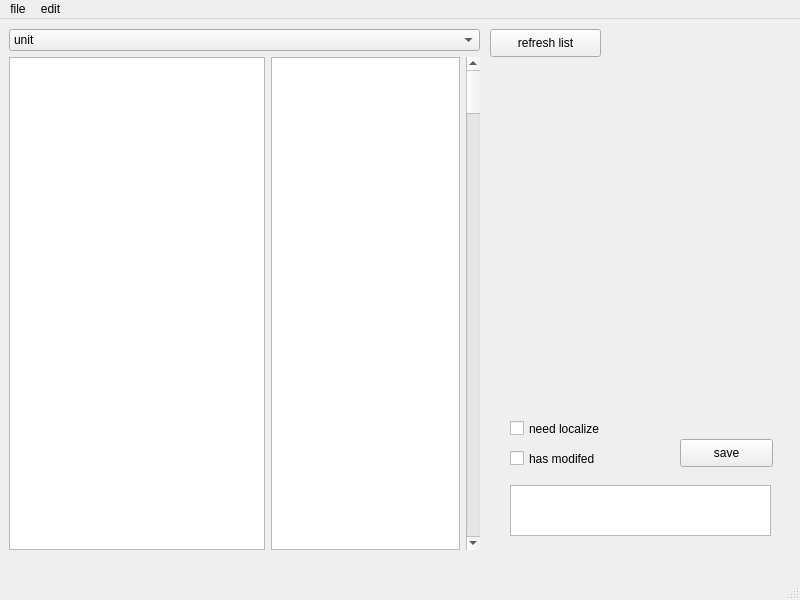
<?xml version="1.0" encoding="UTF-8"?>
<ui version="4.0">
 <class>MainWindow</class>
 <widget class="QMainWindow" name="MainWindow">
  <property name="geometry">
   <rect>
    <x>0</x>
    <y>0</y>
    <width>800</width>
    <height>600</height>
   </rect>
  </property>
  <property name="windowTitle">
   <string>MainWindow</string>
  </property>
  <widget class="QWidget" name="centralwidget">
   <widget class="QPushButton" name="refresh">
    <property name="geometry">
     <rect>
      <x>490</x>
      <y>10</y>
      <width>111</width>
      <height>28</height>
     </rect>
    </property>
    <property name="text">
     <string>refresh list</string>
    </property>
   </widget>
   <widget class="QWidget" name="verticalLayoutWidget">
    <property name="geometry">
     <rect>
      <x>9</x>
      <y>10</y>
      <width>471</width>
      <height>521</height>
     </rect>
    </property>
    <layout class="QVBoxLayout" name="verticalLayout">
     <item>
      <widget class="QComboBox" name="unit_type">
       <item>
        <property name="text">
         <string>unit</string>
        </property>
       </item>
       <item>
        <property name="text">
         <string>breed</string>
        </property>
       </item>
       <item>
        <property name="text">
         <string>weapon</string>
        </property>
       </item>
       <item>
        <property name="text">
         <string>stuff</string>
        </property>
       </item>
      </widget>
     </item>
     <item>
      <layout class="QHBoxLayout" name="horizontalLayout" stretch="0,1,0">
       <property name="spacing">
        <number>6</number>
       </property>
       <item>
        <widget class="QTreeView" name="unit_tree">
         <property name="baseSize">
          <size>
           <width>0</width>
           <height>0</height>
          </size>
         </property>
         <property name="verticalScrollBarPolicy">
          <enum>Qt::ScrollBarAsNeeded</enum>
         </property>
         <property name="horizontalScrollBarPolicy">
          <enum>Qt::ScrollBarAsNeeded</enum>
         </property>
         <property name="autoScroll">
          <bool>false</bool>
         </property>
        </widget>
       </item>
       <item>
        <widget class="QListView" name="unit_hasdone">
         <property name="enabled">
          <bool>true</bool>
         </property>
         <property name="autoScroll">
          <bool>false</bool>
         </property>
        </widget>
       </item>
       <item>
        <widget class="QScrollBar" name="verticalScrollBar">
         <property name="orientation">
          <enum>Qt::Vertical</enum>
         </property>
        </widget>
       </item>
      </layout>
     </item>
    </layout>
   </widget>
   <widget class="QTextEdit" name="edit_unit">
    <property name="geometry">
     <rect>
      <x>510</x>
      <y>466</y>
      <width>261</width>
      <height>51</height>
     </rect>
    </property>
   </widget>
   <widget class="QPushButton" name="save_unit">
    <property name="geometry">
     <rect>
      <x>680</x>
      <y>420</y>
      <width>93</width>
      <height>28</height>
     </rect>
    </property>
    <property name="text">
     <string>save</string>
    </property>
   </widget>
   <widget class="QCheckBox" name="check_is_modifed">
    <property name="geometry">
     <rect>
      <x>510</x>
      <y>430</y>
      <width>121</width>
      <height>19</height>
     </rect>
    </property>
    <property name="text">
     <string>has modifed</string>
    </property>
    <property name="tristate">
     <bool>false</bool>
    </property>
   </widget>
   <widget class="QCheckBox" name="check_is_need_localize">
    <property name="enabled">
     <bool>true</bool>
    </property>
    <property name="geometry">
     <rect>
      <x>510</x>
      <y>400</y>
      <width>151</width>
      <height>19</height>
     </rect>
    </property>
    <property name="mouseTracking">
     <bool>true</bool>
    </property>
    <property name="acceptDrops">
     <bool>false</bool>
    </property>
    <property name="text">
     <string>need localize</string>
    </property>
    <property name="tristate">
     <bool>false</bool>
    </property>
   </widget>
  </widget>
  <widget class="QMenuBar" name="menubar">
   <property name="geometry">
    <rect>
     <x>0</x>
     <y>0</y>
     <width>800</width>
     <height>26</height>
    </rect>
   </property>
   <widget class="QMenu" name="menuedit">
    <property name="title">
     <string>edit</string>
    </property>
    <addaction name="actionsettings"/>
   </widget>
   <widget class="QMenu" name="menufile">
    <property name="title">
     <string>file</string>
    </property>
    <addaction name="actionsave"/>
    <addaction name="actionredo"/>
    <addaction name="actionexit"/>
   </widget>
   <addaction name="menufile"/>
   <addaction name="menuedit"/>
  </widget>
  <widget class="QStatusBar" name="statusbar"/>
  <action name="actionsettings">
   <property name="text">
    <string>settings</string>
   </property>
  </action>
  <action name="actionsave">
   <property name="text">
    <string>save current type</string>
   </property>
   <property name="shortcut">
    <string>Ctrl+S</string>
   </property>
  </action>
  <action name="actionredo">
   <property name="text">
    <string>redo</string>
   </property>
  </action>
  <action name="actionexit">
   <property name="text">
    <string>exit</string>
   </property>
  </action>
 </widget>
 <resources/>
 <connections>
  <connection>
   <sender>actionexit</sender>
   <signal>triggered()</signal>
   <receiver>MainWindow</receiver>
   <slot>close()</slot>
   <hints>
    <hint type="sourcelabel">
     <x>-1</x>
     <y>-1</y>
    </hint>
    <hint type="destinationlabel">
     <x>399</x>
     <y>299</y>
    </hint>
   </hints>
  </connection>
  <connection>
   <sender>actionsettings</sender>
   <signal>triggered()</signal>
   <receiver>MainWindow</receiver>
   <slot>open_setting()</slot>
   <hints>
    <hint type="sourcelabel">
     <x>-1</x>
     <y>-1</y>
    </hint>
    <hint type="destinationlabel">
     <x>399</x>
     <y>299</y>
    </hint>
   </hints>
  </connection>
  <connection>
   <sender>refresh</sender>
   <signal>clicked()</signal>
   <receiver>MainWindow</receiver>
   <slot>read_unit()</slot>
   <hints>
    <hint type="sourcelabel">
     <x>646</x>
     <y>79</y>
    </hint>
    <hint type="destinationlabel">
     <x>399</x>
     <y>299</y>
    </hint>
   </hints>
  </connection>
  <connection>
   <sender>unit_type</sender>
   <signal>activated(QString)</signal>
   <receiver>MainWindow</receiver>
   <slot>change_show_box(QString)</slot>
   <hints>
    <hint type="sourcelabel">
     <x>244</x>
     <y>47</y>
    </hint>
    <hint type="destinationlabel">
     <x>399</x>
     <y>299</y>
    </hint>
   </hints>
  </connection>
  <connection>
   <sender>verticalScrollBar</sender>
   <signal>sliderMoved(int)</signal>
   <receiver>MainWindow</receiver>
   <slot>scrollbar_move(int)</slot>
   <hints>
    <hint type="sourcelabel">
     <x>467</x>
     <y>309</y>
    </hint>
    <hint type="destinationlabel">
     <x>399</x>
     <y>299</y>
    </hint>
   </hints>
  </connection>
  <connection>
   <sender>save_unit</sender>
   <signal>clicked()</signal>
   <receiver>MainWindow</receiver>
   <slot>save_cur_unit()</slot>
   <hints>
    <hint type="sourcelabel">
     <x>726</x>
     <y>459</y>
    </hint>
    <hint type="destinationlabel">
     <x>399</x>
     <y>299</y>
    </hint>
   </hints>
  </connection>
  <connection>
   <sender>unit_tree</sender>
   <signal>clicked(QModelIndex)</signal>
   <receiver>MainWindow</receiver>
   <slot>show_unit(QModelIndex)</slot>
   <hints>
    <hint type="sourcelabel">
     <x>138</x>
     <y>309</y>
    </hint>
    <hint type="destinationlabel">
     <x>399</x>
     <y>299</y>
    </hint>
   </hints>
  </connection>
  <connection>
   <sender>actionsave</sender>
   <signal>triggered()</signal>
   <receiver>MainWindow</receiver>
   <slot>save_current_type()</slot>
   <hints>
    <hint type="sourcelabel">
     <x>-1</x>
     <y>-1</y>
    </hint>
    <hint type="destinationlabel">
     <x>399</x>
     <y>299</y>
    </hint>
   </hints>
  </connection>
  <connection>
   <sender>check_is_need_localize</sender>
   <signal>clicked()</signal>
   <receiver>MainWindow</receiver>
   <slot>change_localize_state()</slot>
   <hints>
    <hint type="sourcelabel">
     <x>585</x>
     <y>435</y>
    </hint>
    <hint type="destinationlabel">
     <x>399</x>
     <y>299</y>
    </hint>
   </hints>
  </connection>
 </connections>
 <slots>
  <slot>readpath()</slot>
  <slot>quick_type_local()</slot>
  <slot>quick_type_res()</slot>
  <slot>open_setting()</slot>
  <slot>read_unit()</slot>
  <slot>change_show_box(QString)</slot>
  <slot>scrollbar_move(int)</slot>
  <slot>save_cur_unit()</slot>
  <slot>show_unit(QModelIndex)</slot>
  <slot>save_current_type()</slot>
  <slot>change_localize_state()</slot>
 </slots>
</ui>
